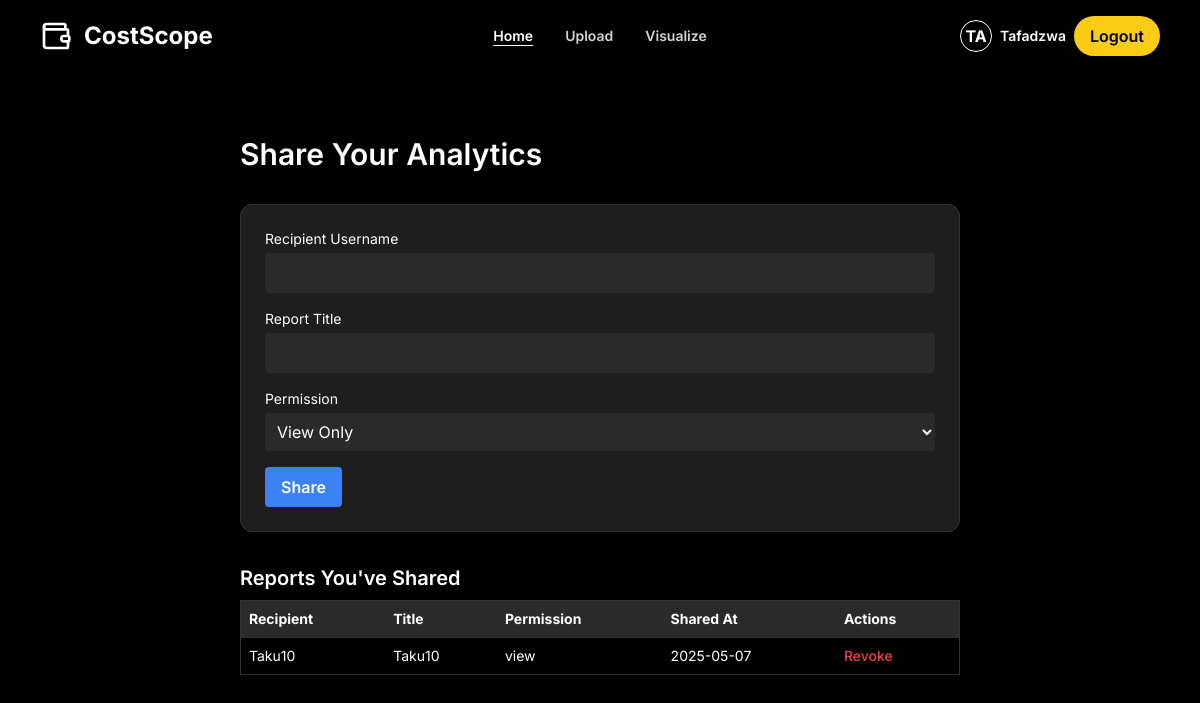
Before: /share (signed in) with the older database file.
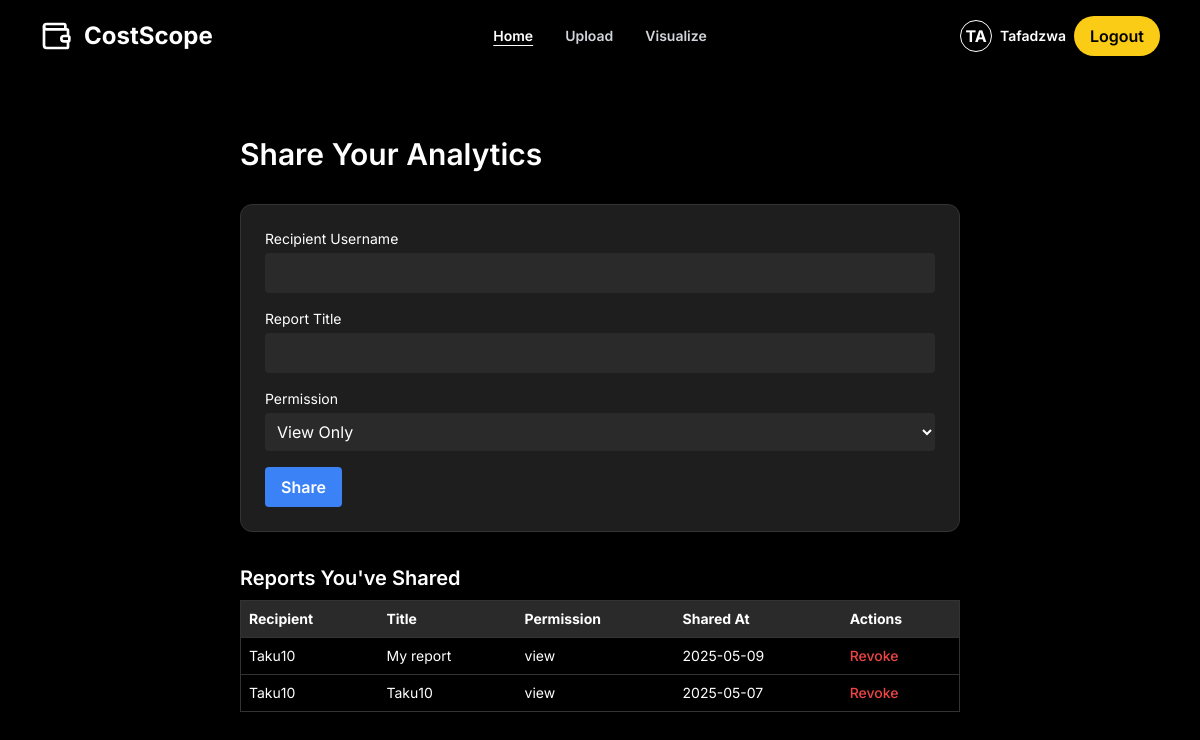
After: the same page with the newer database file.
### app/models.py (models this page shows)
class SharedReport(db.Model):
    id = db.Column(db.Integer, primary_key=True)
    owner_id = db.Column(db.Integer, db.ForeignKey('user.id'), nullable=False)
    recipient_username = db.Column(db.String(100), nullable=False)
    report_title = db.Column(db.String(100), nullable=False)
    permission = db.Column(db.String(20), default='view')  # Can be 'view' or 'comment'
    timestamp = db.Column(db.DateTime, default=datetime.utcnow)
    owner = db.relationship('User', backref='shared_reports')

### app/routes.py (the view, shortened to what this page needs)
@main.route('/share', methods=['GET', 'POST'])
@login_required
def share_data():
    sent_reports = SharedReport.query.filter_by(owner_id=current_user.id).order_by(SharedReport.timestamp.desc()).all()
    return render_template('share.html', shared_reports=sent_reports)

### app/__init__.py (called while the page is built)
def create_app():
    app = Flask(__name__)
    app.config['SECRET_KEY'] = 'dev'
    app.config['SQLALCHEMY_DATABASE_URI'] = 'sqlite:///studysync.db'
    app.config['WTF_CSRF_ENABLED'] = True
    db.init_app(app)
    migrate.init_app(app, db)  # ✅ Connect Migrate to app and db
    login_manager.init_app(app)
    @login_manager.user_loader
    def load_user(user_id):
        return User.query.get(int(user_id))
    from .routes import main as main_blueprint
    app.register_blueprint(main_blueprint)
    return app

### app/templates/share.html (shortened to what this page needs)
{% extends "base.html" %}
{% block content %}
<div class="max-w-3xl mx-auto text-white p-6 space-y-8">
  <h1 class="text-3xl font-semibold">Share Your Analytics</h1>
  <form method="POST" action="{{ url_for('main.share_data') }}" class="space-y-4 bg-[#1e1e1e] p-6 rounded-xl border border-[#333]">
    <div>
      <label class="block mb-1 text-sm">Recipient Username</label>
      <input name="recipient" class="w-full p-2 bg-[#2a2a2a] rounded" required />
    </div>
    <div>
      <label class="block mb-1 text-sm">Report Title</label>
      <input name="title" class="w-full p-2 bg-[#2a2a2a] rounded" required />
    </div>
    <div>
      <label class="block mb-1 text-sm">Permission</label>
      <select name="permission" class="w-full p-2 bg-[#2a2a2a] rounded">
        <option value="view">View Only</option>
      </select>
    </div>
    <button type="submit" class="bg-blue-500 px-4 py-2 rounded font-semibold hover:bg-blue-600 transition">
      Share
    </button>
  </form>
  <div class="mt-10">
    <h2 class="text-xl font-semibold mb-2">Reports You've Shared</h2>
    {% if shared_reports %}
      <table class="w-full text-sm border border-[#333]">
        <thead class="bg-[#2a2a2a]">
          <tr>
            <th class="p-2 text-left">Recipient</th>
            <th class="p-2 text-left">Title</th>
            <th class="p-2 text-left">Permission</th>
            <th class="p-2 text-left">Shared At</th>
            <th class="p-2 text-left">Actions</th>
          </tr>
        </thead>
        <tbody>
          {% for report in shared_reports %}
          <tr class="border-t border-[#333]">
            <td class="p-2">{{ report.recipient_username }}</td>
            <td class="p-2">{{ report.report_title }}</td>
            <td class="p-2">{{ report.permission }}</td>
            <td class="p-2">{{ report.timestamp.strftime('%Y-%m-%d') }}</td>
            <td class="p-2">
              <form method="POST" action="{{ url_for('main.revoke_report', report_id=report.id) }}">
                <button type="submit" class="text-red-500 hover:text-red-700 text-sm font-medium">
                  Revoke
                </button>
              </form>
            </td>
          </tr>
          {% endfor %}
        </tbody>
      </table>
    {% else %}
      <p class="text-sm text-gray-400">No reports shared yet.</p>
    {% endif %}
  </div>
</div>
{% endblock %}

Changed rows visible on the page:
added SharedReport: recipient_username "Taku10", report_title "My report", permission "view", timestamp "2025-05-09"
